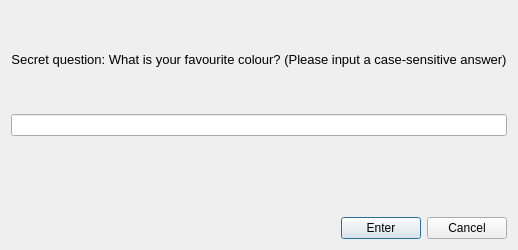
<?xml version="1.0" encoding="UTF-8"?>
<ui version="4.0">
 <class>secretQPrompt</class>
 <widget class="QDialog" name="secretQPrompt">
  <property name="geometry">
   <rect>
    <x>0</x>
    <y>0</y>
    <width>400</width>
    <height>250</height>
   </rect>
  </property>
  <property name="windowTitle">
   <string>Delete Profile</string>
  </property>
  <layout class="QGridLayout" name="gridLayout">
   <item row="0" column="0">
    <widget class="QLabel" name="label">
     <property name="font">
      <font>
       <pointsize>10</pointsize>
      </font>
     </property>
     <property name="text">
      <string>Secret question: What is your favourite colour? (Please input a case-sensitive answer)</string>
     </property>
     <property name="alignment">
      <set>Qt::AlignCenter</set>
     </property>
    </widget>
   </item>
   <item row="1" column="0">
    <widget class="QLineEdit" name="lineEdit"/>
   </item>
   <item row="2" column="0">
    <layout class="QHBoxLayout" name="horizontalLayout">
     <item alignment="Qt::AlignRight|Qt::AlignBottom">
      <widget class="QPushButton" name="pushButton_2">
       <property name="sizePolicy">
        <sizepolicy hsizetype="Expanding" vsizetype="Fixed">
         <horstretch>2</horstretch>
         <verstretch>0</verstretch>
        </sizepolicy>
       </property>
       <property name="text">
        <string>Enter</string>
       </property>
      </widget>
     </item>
     <item alignment="Qt::AlignBottom">
      <widget class="QPushButton" name="pushButton">
       <property name="text">
        <string>Cancel</string>
       </property>
      </widget>
     </item>
    </layout>
   </item>
  </layout>
 </widget>
 <resources/>
 <connections/>
</ui>
